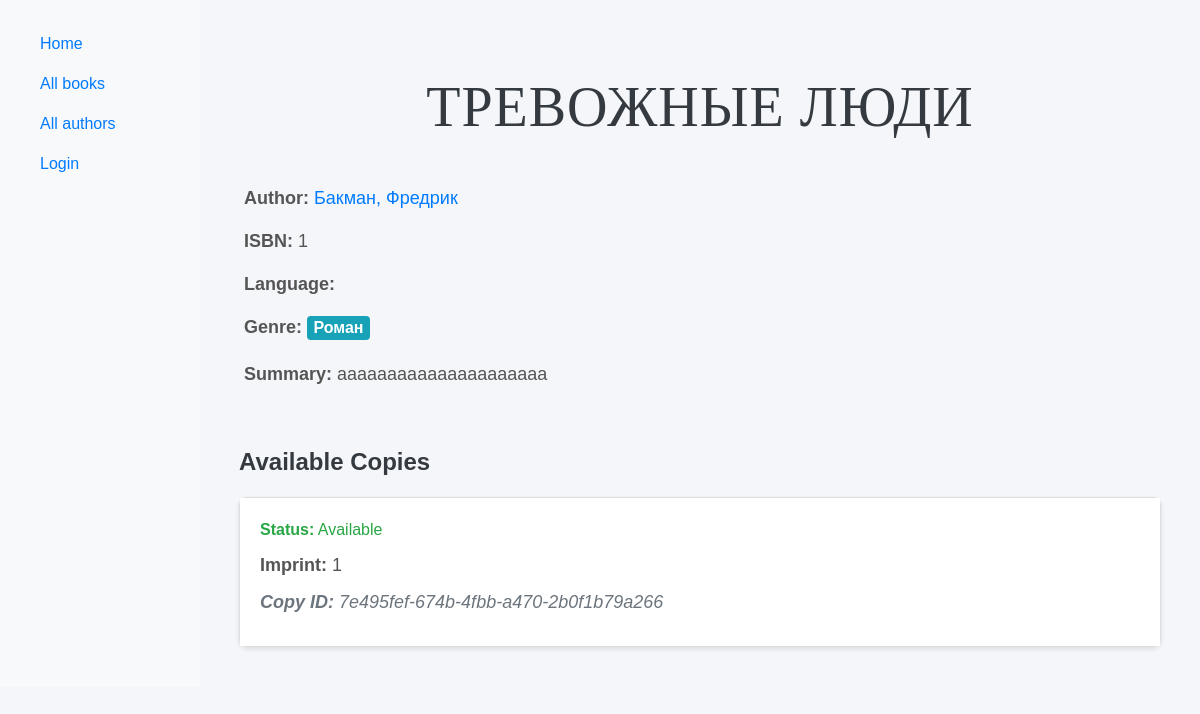
The app's page /catalog/book/1/ with its own data.
### catalog/models.py (models this page shows, shortened)
class Book(models.Model):
    title = models.CharField(max_length=200)
    author = models.ForeignKey('Author', on_delete=models.SET_NULL, null=True)
    summary = models.TextField(max_length=1000, help_text="Enter a brief description of the book")
    isbn = models.CharField('ISBN',max_length=13, help_text='13 Character <a href="https://www.isbn-international.org/content/what-isbn">ISBN number</a>')
    genre = models.ManyToManyField(Genre, help_text="Select a genre for this book")
    def display_genre(self):
        """
        Creates a string for the Genre. This is required to display genre in Admin.
        """
        return ', '.join([ genre.name for genre in self.genre.all()[:3] ])
    display_genre.short_description = 'Genre'

class Author(models.Model):
    first_name = models.CharField(max_length=100)
    last_name = models.CharField(max_length=100)
    date_of_birth = models.DateField(null=True, blank=True)
    date_of_death = models.DateField('Died', null=True, blank=True)
    def __str__(self):
        return '%s, %s' % (self.last_name, self.first_name)

class Genre(models.Model):
    name = models.CharField(max_length=200, help_text="Enter a book genre (e.g. Science Fiction, French Poetry etc.)")
    def __str__(self):
        return self.name

class BookInstance(models.Model):
    id = models.UUIDField(primary_key=True, default=uuid.uuid4, help_text="Unique ID for this particular book across whole library")
    book = models.ForeignKey('Book', on_delete=models.SET_NULL, null=True)
    imprint = models.CharField(max_length=200)
    due_back = models.DateField(null=True, blank=True)
    LOAN_STATUS = (
        ('m', 'Maintenance'),
        ('o', 'On loan'),
        ('a', 'Available'),
        ('r', 'Reserved'),
    )
    status = models.CharField(max_length=1, choices=LOAN_STATUS, blank=True, default='m', help_text='Book availability')
    borrower = models.ForeignKey(User, on_delete=models.SET_NULL, null=True, blank=True)
    class Meta:
        ordering = ["due_back"]
        permissions = (("can_mark_returned", "Set book as returned"),)

### catalog/views.py (the view)
# urls.py: path('book/<int:pk>/', views.BookDetailView.as_view(), name='book-detail'),
class BookDetailView(generic.DetailView):
    model = Book
    template_name = 'book_detail.html'  # Убедитесь, что шаблон существует
    context_object_name = 'book'  # Имя переменной, которая будет передана в шаблон
    def get_context_data(self, **kwargs):
        context = super().get_context_data(**kwargs)
        context['is_librarian'] = self.request.user.groups.filter(name='Librarians').exists()
        return context

### catalog/templates/book_detail.html (shortened to what this page needs)
{% extends "base_generic.html" %}
{% block content %}
<div class="container">
  <h1 class="display-4 text-center my-4">{{ book.title }}</h1>
  <div class="row mb-4">
    <div class="col-md-6">
      <p><strong>Author:</strong> <a href="#" class="text-primary">{{ book.author }}</a></p>
      <p><strong>ISBN:</strong> {{ book.isbn }}</p>
      <p><strong>Language:</strong> {{ book.language }}</p>
      <p><strong>Genre:</strong>
        {% for genre in book.genre.all %}
          <span class="badge badge-info">{{ genre }}</span>{% if not forloop.last %}, {% endif %}
        {% endfor %}
      </p>
      <p><strong>Summary:</strong> {{ book.summary }}</p>
    </div>
    <div class="col-md-6">
    </div>
  </div>
  <div class="mt-4">
    <h4>Available Copies</h4>
    {% for copy in book.bookinstance_set.all %}
      <div class="card mb-3">
        <div class="card-body">
          <p class="card-text {% if copy.status == 'a' %}text-success{% elif copy.status == 'd' %}text-danger{% else %}text-warning{% endif %}">
            <strong>Status:</strong> {{ copy.get_status_display }}
          </p>
          <p><strong>Imprint:</strong> {{ copy.imprint }}</p>
          <p class="text-muted"><strong>Copy ID:</strong> {{ copy.id }}</p>
        </div>
      </div>
    {% endfor %}
  </div>
</div>
{% endblock %}

### catalog/static/css/styles.css (style rules this page uses)
body { background-color: #f8f9fa; font-family: 'Arial', sans-serif; }
h1, h2 { font-family: 'Georgia', serif; }
body { background-color: #f4f6f9; font-family: 'Arial', sans-serif; }
h1 { font-family: 'Georgia', serif; color: #343a40; font-weight: 600; }
p { font-size: 18px; color: #555; }
.container { max-width: 1200px; margin-top: 50px; }
.text-center { text-align: center; }
.col-md-6 { padding: 20px; }
h1 { color: #343a40; font-weight: 600; text-transform: uppercase; }
.text-muted { font-style: italic; }
.badge-info { background-color: #17a2b8; }
h1 { color: #343a40; font-weight: bold; text-transform: uppercase; letter-spacing: 1px; }
p { font-size: 18px; color: #555; line-height: 1.5; }
.badge-info { background-color: #17a2b8; font-size: 16px; margin-right: 5px; margin-bottom: 5px; }
.card { border: 1px solid #ddd; border-radius: 8px; box-shadow: 0 2px 5px rgba(0,0,0,0.1); }
.card-body { padding: 20px; background-color: #fff; }
.card-text { font-size: 16px; margin-bottom: 10px; }
.card-text.text-success { color: #28a745; }
.card-body p { margin-bottom: 10px; }
h4 { color: #343a40; font-weight: bold; margin-bottom: 20px; }
.text-muted { color: #6c757d; }
a { text-decoration: none; }
h1 { color: #343a40; font-weight: 600; text-transform: uppercase; margin-bottom: 20px; }
.text-primary { color: #007bff; }
h1 { color: #343a40; font-weight: bold; font-size: 36px; margin-bottom: 20px; }
p.text-muted { color: #6c757d; }

### records on screen
Book: title "ТРЕВОЖНЫЕ ЛЮДИ", author "Бакман, Фредрик", isbn "1", summary "ааааааааааааааааааааа"
Genre: name "Роман"
BookInstance: status "Available", imprint "1", id "7e495fef-674b-4fbb-a470-2b0f1b79a266"
